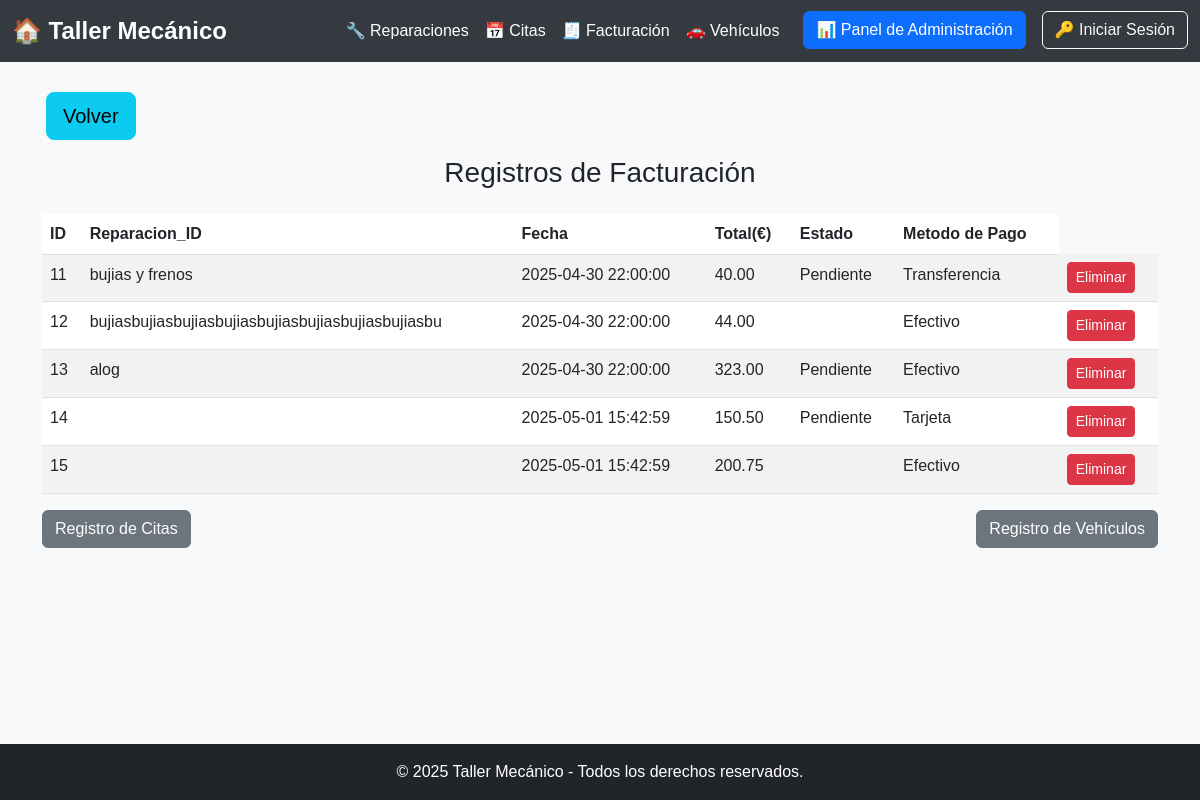
Screenshot of /taller_mecanico/facturaciones_registro.php with the database file from the repository.
### tables this page shows
CREATE TABLE `facturacion` (
  `ID` int(11) NOT NULL,
  `Usuario_ID` varchar(50) NOT NULL,
  `Reparacion_ID` varchar(50) NOT NULL,
  `Fecha_Emision` timestamp NOT NULL DEFAULT current_timestamp(),
  `Total` decimal(10,2) NOT NULL,
  `Estado` enum('Pendiente','Pagado','Cancelado') DEFAULT 'Pendiente',
  `Metodo_Pago` enum('Efectivo','Tarjeta','Transferencia','Paypal') NOT NULL
);

### taller_mecanico/facturaciones_registro.php (the view, shortened to what this page needs)
<?php
include 'conexion.php';
include 'header.php';
?>
<div class="container">
    <a href="admin_panel.php" class="btn btn-info btn-lg mx-1 mb-3">Volver</a>
    <h3 class="text-center mb-4">Registros de Facturación</h3>
    <table class="table table-striped">
        <thead>
            <tr>
                <th>ID</th>
                <th>Reparacion_ID</th>
                <th>Fecha</th>
                <th>Total(€)</th>
                <th>Estado</th>
                <th>Metodo de Pago</th>
            </tr>
        </thead>
        <tbody>
            <?php
            $query = "SELECT * FROM facturacion";
            $result = $conn->query($query);
            if ($result->num_rows > 0) {
                while ($row = $result->fetch_assoc()) {
                    ?>
                    <tr id="row-<?= $row['ID'] ?>">
                        <td><?= $row['ID'] ?></td>
                        <td><?= $row['Reparacion_ID'] ?></td>
                        <td><?= $row['Fecha_Emision'] ?></td>
                        <td><?= $row['Total'] ?></td>
                        <td><?= $row['Estado'] ?></td>
                        <td><?= $row['Metodo_Pago'] ?></td>
                        <td>
                            <button class="btn btn-danger btn-sm" onclick="eliminar(<?= $row['ID'] ?>, 'factura')">Eliminar</button>
                        </td>
                    </tr>
                    <?php
                }
            } else {
                echo "<tr><td colspan='6' class='text-center'>No hay facturas registradas.</td></tr>";
            }
            ?>
        </tbody>
    </table>
<div class="d-flex justify-content-between mb-3">
    <a href="citas_registro.php" class="btn btn-secondary">Registro de Citas</a>
    <a href="vehiculos_registro.php" class="btn btn-secondary">Registro de Vehículos</a>
</div>
</div>
<?php include 'footer.php'; ?>

### taller_mecanico/header.php (shortened to what this page needs)
<!DOCTYPE html>
<html lang="es">
<head>
    <link href="https://cdn.jsdelivr.net/npm/bootstrap@5.3.0/dist/css/bootstrap.min.css" rel="stylesheet">
    <link rel="stylesheet" href="styles.css">
</head>
<body>
<nav class="navbar navbar-expand-lg navbar-dark bg-dark">
    <div class="container-fluid">
        <a class="navbar-brand" href="index.php">🏠 Taller Mecánico</a>
        <div class="collapse navbar-collapse" id="navbarNav">
            <ul class="navbar-nav ms-auto">
                <li class="nav-item">
                    <a class="nav-link" href="reparaciones.php">🔧 Reparaciones</a>
                </li>
                <li class="nav-item">
                    <a class="nav-link" href="citas.php">📅 Citas</a>
                </li>
                <li class="nav-item">
                    <a class="nav-link" href="facturacion.php">🧾 Facturación</a>
                </li>
                <li class="nav-item">
                    <a class="nav-link" href="vehiculos.php">🚗 Vehículos</a>
                </li>
                <li class="nav-item ms-3">
                    <a href="admin_panel.php" class="btn btn-primary">📊 Panel de Administración</a>
                </li>
                <li class="nav-item ms-3">
                    <?php if (isset($_SESSION['admin']) && $_SESSION['admin'] === true) : ?>
                        <a href="logout.php" class="btn btn-danger">🚪 Cerrar Sesión</a>
                    <?php else : ?>
                        <a href="login.php" class="btn btn-outline-light">🔑 Iniciar Sesión</a>
                    <?php endif; ?>
                </li>
            </ul>
        </div>
    </div>
</nav>
</body>
</html>

### taller_mecanico/footer.php (shortened to what this page needs)
<footer class="bg-dark text-white text-center py-3 mt-4">
    &copy; 2025 Taller Mecánico - Todos los derechos reservados.
</footer>

### taller_mecanico/css/styles.css (style rules this page uses)
body { font-family: Arial, sans-serif; background-color: #f8f9fa; margin: 0; padding: 0; }
.navbar { background-color: #343a40 !important; }
.navbar-brand { font-size: 1.5rem; font-weight: bold; }
.nav-link { color: #ffffff !important; }
.container { margin-top: 30px; }
footer { background-color: #343a40; color: white; text-align: center; padding: 15px; margin-top: 30px; }
.container { animation: fadeIn 1s ease-in-out; }
footer { position: relative !important; bottom: 0; width: 100%; }

### taller_mecanico/footer.php (style rules this page uses)
body { display: flex; flex-direction: column; min-height: 100vh; }
.container { flex: 1; }
footer { margin-top: auto; }

### rows the page displays
facturacion: ID "11", Reparacion_ID "bujias y frenos", Fecha_Emision "2025-04-30 22:00:00", Total "40.00", Estado "Pendiente", Metodo_Pago "Transferencia"
facturacion: ID "12", Reparacion_ID "bujiasbujiasbujiasbujiasbujiasbujiasbujiasbujiasbu", Fecha_Emision "2025-04-30 22:00:00", Total "44.00", Metodo_Pago "Efectivo"
facturacion: ID "13", Reparacion_ID "alog", Fecha_Emision "2025-04-30 22:00:00", Total "323.00", Estado "Pendiente", Metodo_Pago "Efectivo"
facturacion: ID "14", Fecha_Emision "2025-05-01 15:42:59", Total "150.50", Estado "Pendiente", Metodo_Pago "Tarjeta"
facturacion: ID "15", Fecha_Emision "2025-05-01 15:42:59", Total "200.75", Metodo_Pago "Efectivo"
